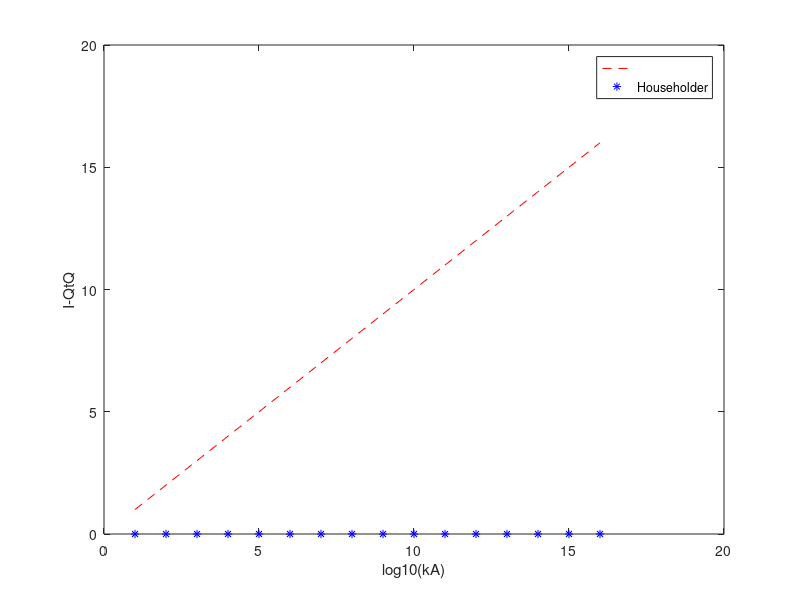

This figure's MATLAB source:

    clc
 
    m=80;
    ncy=16;
    [U,X]=qr(randn(m));
    [V,X]=qr(randn(m));
    D(m,m)=0.;
    KX(ncy)=0.;
    ER(ncy)=0.;
    ER_HH(ncy)=0.0
    

for kcy=1:ncy
 
    KA=10^kcy;
    AL=log10(KA)/(m-1);
    KX(kcy)=log10(KA);
    ER(kcy)=KX(kcy)

    for i=1:m
        d(i)=10^(AL*(i-1));
        D(i,i)=d(i);
    end

    A=U*D*V';
    [Q,R]=qr(A);
    ER_HH(kcy)=norm(eye(m)-Q'*Q);
end

    KX
    ER_HH
    
    plot(KX,ER,'r--')
    hold on
    plot(KX,ER_HH,'b*')
    xlabel('log10(kA)')
    ylabel('I-QtQ')
    legend(' ','Householder')

